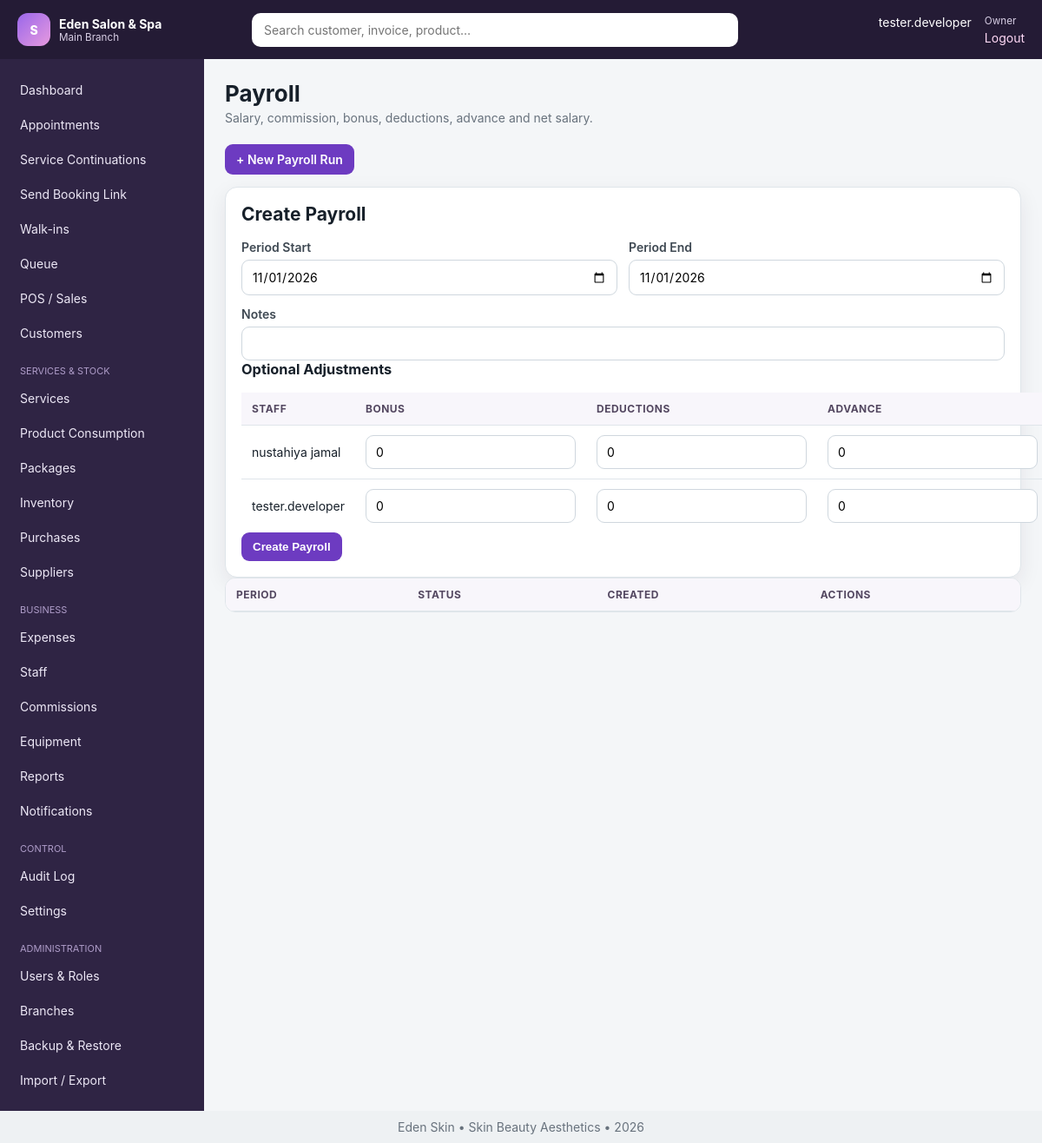
/modules/payroll.php?new=1 (signed in), run on the app's committed database.
### tables this page shows
CREATE TABLE `settings` (
  `id` int(11) NOT NULL AUTO_INCREMENT,
  `branch_id` int(11) DEFAULT NULL,
  `setting_key` varchar(100) NOT NULL,
  `setting_value` text DEFAULT NULL,
  `setting_group` varchar(80) DEFAULT 'general',
  `updated_by` int(11) DEFAULT NULL,
  `updated_at` datetime DEFAULT current_timestamp() ON UPDATE current_timestamp(),
  PRIMARY KEY (`id`),
  UNIQUE KEY `uniq_setting` (`branch_id`,`setting_key`),
  KEY `updated_by` (`updated_by`),
  CONSTRAINT `settings_ibfk_1` FOREIGN KEY (`branch_id`) REFERENCES `branches` (`id`) ON DELETE CASCADE,
  CONSTRAINT `settings_ibfk_2` FOREIGN KEY (`updated_by`) REFERENCES `users` (`id`) ON DELETE SET NULL
);

CREATE TABLE `users` (
  `id` int(11) NOT NULL AUTO_INCREMENT,
  `branch_id` int(11) NOT NULL,
  `staff_id` int(11) DEFAULT NULL,
  `role_id` int(11) NOT NULL,
  `username` varchar(80) NOT NULL,
  `password_hash` varchar(255) NOT NULL,
  `status` enum('active','inactive','locked') DEFAULT 'active',
  `last_login_at` datetime DEFAULT NULL,
  `created_at` datetime DEFAULT current_timestamp(),
  PRIMARY KEY (`id`),
  UNIQUE KEY `username` (`username`),
  KEY `branch_id` (`branch_id`),
  KEY `staff_id` (`staff_id`),
  KEY `role_id` (`role_id`),
  CONSTRAINT `users_ibfk_1` FOREIGN KEY (`branch_id`) REFERENCES `branches` (`id`),
  CONSTRAINT `users_ibfk_2` FOREIGN KEY (`staff_id`) REFERENCES `staff` (`id`) ON DELETE SET NULL,
  CONSTRAINT `users_ibfk_3` FOREIGN KEY (`role_id`) REFERENCES `roles` (`id`)
);

CREATE TABLE `branches` (
  `id` int(11) NOT NULL AUTO_INCREMENT,
  `business_id` int(11) NOT NULL,
  `name` varchar(120) NOT NULL,
  `code` varchar(20) NOT NULL,
  `phone` varchar(30) DEFAULT NULL,
  `email` varchar(120) DEFAULT NULL,
  `address` varchar(255) DEFAULT NULL,
  `opening_time` time DEFAULT '08:00:00',
  `closing_time` time DEFAULT '20:00:00',
  `status` enum('active','inactive') DEFAULT 'active',
  `created_at` datetime DEFAULT current_timestamp(),
  PRIMARY KEY (`id`),
  UNIQUE KEY `code` (`code`),
  KEY `business_id` (`business_id`),
  CONSTRAINT `branches_ibfk_1` FOREIGN KEY (`business_id`) REFERENCES `businesses` (`id`)
);

CREATE TABLE `staff` (
  `id` int(11) NOT NULL AUTO_INCREMENT,
  `branch_id` int(11) NOT NULL,
  `employee_no` varchar(30) DEFAULT NULL,
  `photo` varchar(255) DEFAULT NULL,
  `full_name` varchar(150) NOT NULL,
  `phone` varchar(30) DEFAULT NULL,
  `email` varchar(120) DEFAULT NULL,
  `gender` enum('Male','Female','Other') DEFAULT 'Female',
  `date_of_birth` date DEFAULT NULL,
  `address` varchar(255) DEFAULT NULL,
  `role_title` varchar(100) DEFAULT NULL,
  `salary` decimal(14,2) DEFAULT 0.00,
  `default_commission_type` enum('percentage','fixed') DEFAULT 'percentage',
  `default_commission_value` decimal(10,2) DEFAULT 0.00,
  `employment_date` date DEFAULT NULL,
  `emergency_contact` varchar(120) DEFAULT NULL,
  `status` enum('active','inactive','terminated') DEFAULT 'active',
  `created_at` datetime DEFAULT current_timestamp(),
  `updated_at` datetime DEFAULT NULL,
  PRIMARY KEY (`id`),
  UNIQUE KEY `employee_no` (`employee_no`),
  KEY `branch_id` (`branch_id`),
  CONSTRAINT `staff_ibfk_1` FOREIGN KEY (`branch_id`) REFERENCES `branches` (`id`)
);

CREATE TABLE `roles` (
  `id` int(11) NOT NULL AUTO_INCREMENT,
  `name` varchar(80) NOT NULL,
  `description` varchar(255) DEFAULT NULL,
  `is_system` tinyint(1) DEFAULT 0,
  `created_at` datetime DEFAULT current_timestamp(),
  PRIMARY KEY (`id`),
  UNIQUE KEY `name` (`name`)
);

### includes/functions.php (called while the page is built, shortened)
<?php
function app_config(): array {
    static $config;
    if (!$config) {
        $file=dirname(__DIR__).'/config.php';
        $config=require $file;
    }
    return $config;
}
function e(mixed $v): string { return htmlspecialchars((string)$v, ENT_QUOTES, 'UTF-8'); }
function url(string $path=''): string { $base=rtrim(app_config()['app']['base_url'] ?? '', '/'); return $base.'/'.ltrim($path,'/'); }
function today(): string { return date('Y-m-d'); }
function setting(string $key,mixed $default=null,?int $branchId=null): mixed {
    try { $branchId=$branchId??current_branch_id(); $r=one('SELECT setting_value FROM settings WHERE setting_key=? AND (branch_id=? OR branch_id IS NULL) ORDER BY branch_id IS NOT NULL DESC LIMIT 1',[$key,$branchId]); return $r ? $r['setting_value'] : $default; } catch(Throwable){ return $default; }
}

### config.php (called while the page is built)
<?php
return array (
  'db' =>
  array (
    'host' => '127.0.0.1',
    'port' => '3306',
    'name' => 'salon_spa_tz',
    'user' => 'root',
    'pass' => '',
    'charset' => 'utf8mb4',
  ),
  'app' =>
  array (
    'name' => 'Salon & Spa Manager',
    'base_url' => '/salon_spa_management_system',
    'timezone' => 'Africa/Dar_es_Salaam',
    'currency' => 'TZS',
    'session_timeout' => 3600,
    'debug' => false,
  ),
);

### includes/auth.php (called while the page is built, shortened)
<?php
function is_logged_in(): bool { return !empty($_SESSION['user_id']); }
function require_login(): void {
    if(!current_user()){ logout_user(); redirect('login.php'); }
}
function current_user(): ?array { static $u; if(!is_logged_in())return null; if(!$u)$u=one('SELECT u.*,r.name role_name,s.full_name staff_name,b.name branch_name FROM users u JOIN roles r ON r.id=u.role_id LEFT JOIN staff s ON s.id=u.staff_id LEFT JOIN branches b ON b.id=u.branch_id WHERE u.id=?',[$_SESSION['user_id']]); return $u; }
function current_branch_id(): ?int {
    if(isset($_SESSION['branch_id']) && (int)$_SESSION['branch_id']>0) return (int)$_SESSION['branch_id'];
    return null;
}
function can(string $code): bool { $u=current_user(); return $u && ($u['role_name']==='Owner' || in_array($code,permissions(),true)); }
function require_permission(string $code): void { require_login(); if(!can($code)){http_response_code(403); include dirname(__DIR__).'/403.php'; exit;} }

### includes/db.php (called while the page is built, shortened)
<?php
function db(): PDO {
    static $pdo = null;
    if ($pdo instanceof PDO) return $pdo;
    $cfg = app_config()['db'];
    $dsn = sprintf('mysql:host=%s;port=%s;dbname=%s;charset=%s', $cfg['host'], $cfg['port'], $cfg['name'], $cfg['charset']);
    $pdo = new PDO($dsn, $cfg['user'], $cfg['pass'], [
        PDO::ATTR_ERRMODE => PDO::ERRMODE_EXCEPTION,
        PDO::ATTR_DEFAULT_FETCH_MODE => PDO::FETCH_ASSOC,
        PDO::ATTR_EMULATE_PREPARES => false,
    ]);
    return $pdo;
}
function q(string $sql, array $params=[]): PDOStatement { $s=db()->prepare($sql); $s->execute($params); return $s; }
function one(string $sql, array $params=[]): ?array { $r=q($sql,$params)->fetch(); return $r ?: null; }
function all(string $sql, array $params=[]): array { return q($sql,$params)->fetchAll(); }

### modules/payroll.php (the view, shortened to what this page needs)
<?php
require dirname(__DIR__).'/includes/bootstrap.php'; require_permission('payroll.manage'); $bid=current_branch_id();
$view=(int)($_GET['view']??0); $run=$view?one('SELECT * FROM payroll_runs WHERE id=? AND branch_id=?',[$view,$bid]):null; $title='Payroll'; $subtitle='Salary, commission, bonus, deductions, advance and net salary.'; include dirname(__DIR__).'/includes/header.php';?><div class="toolbar"><a class="btn" href="?new=1">+ New Payroll Run</a></div><?php if(isset($_GET['new'])):$staff=all('SELECT * FROM staff WHERE branch_id=? AND status="active" ORDER BY full_name',[$bid]);?><section class="card"><h2>Create Payroll</h2><form method="post"><?=csrf_field()?><input type="hidden" name="_action" value="create"><div class="form-grid"><div class="form-group"><label>Period Start</label><input type="date" name="period_start" value="<?=e(date('Y-m-01'))?>"></div><div class="form-group"><label>Period End</label><input type="date" name="period_end" value="<?=e(today())?>"></div><div class="form-group full"><label>Notes</label><input name="notes"></div></div><h3>Optional Adjustments</h3><table><thead><tr><th>Staff</th><th>Bonus</th><th>Deductions</th><th>Advance</th></tr></thead><tbody><?php foreach($staff as $s):?><tr><td><?=e($s['full_name'])?></td><td><input type="number" step="0.01" name="bonus_<?=e($s['id'])?>" value="0"></td><td><input type="number" step="0.01" name="deductions_<?=e($s['id'])?>" value="0"></td><td><input type="number" step="0.01" name="advance_<?=e($s['id'])?>" value="0"></td></tr><?php endforeach;?></tbody></table><button class="btn">Create Payroll</button></form></section><?php endif; if($run):$items=all('SELECT pi.*,st.full_name FROM payroll_items pi JOIN staff st ON st.id=pi.staff_id WHERE pi.payroll_run_id=?',[$run['id']]);?><section class="card"><h2>Payroll <?=e($run['period_start'])?> to <?=e($run['period_end'])?></h2><p>Status: <strong><?=e($run['status'])?></strong></p><table><thead><tr><th>Staff</th><th>Salary</th><th>Commission</th><th>Bonus</th><th>Deductions</th><th>Advance</th><th>Net</th></tr></thead><tbody><?php $total=0; foreach($items as $it):$total+=(float)$it['net_salary'];?><tr><td><?=e($it['full_name'])?></td><td><?=money($it['basic_salary'])?></td><td><?=money($it['commission_amount'])?></td><td><?=money($it['bonus'])?></td><td><?=money($it['deductions'])?></td><td><?=money($it['advance_amount'])?></td><td><?=money($it['net_salary'])?></td></tr><?php endforeach;?><tr><th colspan="6">Total</th><th><?=money($total)?></th></tr></tbody></table><form method="post" class="toolbar"><?=csrf_field()?><input type="hidden" name="id" value="<?=e($run['id'])?>"><?php if($run['status']==='draft'):?><button name="_action" value="approve" class="btn secondary">Approve</button><?php endif;if(in_array($run['status'],['draft','approved'])):?><button name="_action" value="pay" class="btn success">Mark Paid</button><?php endif;?></form></section><?php endif; $runs=all('SELECT * FROM payroll_runs WHERE branch_id=? ORDER BY id DESC LIMIT 100',[$bid]);?><div class="table-wrap"><table><thead><tr><th>Period</th><th>Status</th><th>Created</th><th>Actions</th></tr></thead><tbody><?php foreach($runs as $r):?><tr><td><?=e($r['period_start'])?> to <?=e($r['period_end'])?></td><td><?=e($r['status'])?></td><td><?=e($r['created_at'])?></td><td><a class="btn small light" href="?view=<?=e($r['id'])?>">Open</a></td></tr><?php endforeach;?></tbody></table></div><?php include dirname(__DIR__).'/includes/footer.php'; ?>

### includes/header.php (shortened to what this page needs)
<?php
require_login(); $u=current_user(); $title=$title??'Dashboard';
function nav_file_available(string $href): bool {
    return is_file(dirname(__DIR__).'/'.ltrim($href,'/'));
}
function current_rel_script_for_nav(): string {
    $script=str_replace('\\','/',$_SERVER['SCRIPT_NAME']??'');
    $base=(string)(app_config()['app']['base_url']??'');
    $base=rtrim(str_replace('\\','/',$base),'/');
    return ltrim($script,'/');
}
$navGroups=[
 'Main'=>[
  ['dashboard.php','Dashboard','dashboard.view'],
  ['modules/appointments.php','Appointments','appointments.view'],
  ['modules/continuations.php','Service Continuations','appointments.view'],
  ['modules/booking_link.php','Send Booking Link','appointments.manage'],
  ['modules/walkins.php','Walk-ins','queue.manage'],
  ['modules/queue.php','Queue','queue.manage'],
  ['modules/pos.php','POS / Sales','sales.create'],
  ['modules/customers.php','Customers','customers.view'],
 ],
 'Services & Stock'=>[
  ['modules/services.php','Services','services.manage'],
  ['modules/service_consumption.php','Product Consumption','services.manage'],
  ['modules/packages.php','Packages','services.manage'],
  ['modules/inventory.php','Inventory','inventory.view'],
  ['modules/purchases.php','Purchases','purchases.manage'],
  ['modules/suppliers.php','Suppliers','suppliers.manage'],
 ],
 'Business'=>[
  ['modules/expenses.php','Expenses','expenses.manage'],
  ['modules/staff.php','Staff','staff.view'],
  ['modules/commissions.php','Commissions','commissions.view'],
  ['modules/equipment.php','Equipment','equipment.manage'],
  ['modules/reports.php','Reports','reports.view'],
  ['modules/notifications.php','Notifications','notifications.manage'],
 ],
 'Control'=>[
  ['modules/audit.php','Audit Log','audit.view'],
  ['modules/settings.php','Settings','settings.manage'],
 ],
 'Administration'=>[
  ['modules/users.php','Users & Roles','users.manage'],
  ['modules/branches.php','Branches','users.manage'],
  ['modules/backups.php','Backup & Restore','users.manage'],
  ['modules/imports.php','Import / Export','users.manage'],
 ],
];
$current=current_rel_script_for_nav();
$hasSearch=nav_file_available('modules/search.php');
?><!doctype html><html lang="en"><head><link rel="stylesheet" href="<?=url('assets/css/app.css')?>"></head><body>
<header class="topbar"><button class="menu-btn" data-toggle-menu>☰</button><div class="brand"><span class="brand-mark">S</span><div><strong><?=e(setting('business_name',app_config()['app']['name']))?></strong><small><?=e($u['branch_name']??'Main Branch')?></small></div></div><?php if($hasSearch):?><form class="global-search" action="<?=url('modules/search.php')?>"><input name="q" placeholder="Search customer, invoice, product…"></form><?php else:?><div class="global-search"></div><?php endif;?><div class="userbox"><span><?=e($u['staff_name']?:$u['username'])?></span><small><?=e($u['role_name'])?></small><a href="<?=url('logout.php')?>">Logout</a></div></header>
<div class="layout"><aside class="sidebar" id="sidebar"><nav><?php foreach($navGroups as $group=>$items): $visible=[]; foreach($items as $item){ [$href,$label,$perm]=$item; if(nav_file_available($href) && can($perm)) $visible[]=$item; } if(!$visible) continue; if($group!=='Main'): ?><div class="nav-heading"><?=e($group)?></div><?php endif; foreach($visible as [$href,$label,$perm]): ?><a href="<?=url($href)?>" class="<?=$current===$href?'active':''?>"><?=e($label)?></a><?php endforeach; endforeach; ?></nav></aside><main class="content"><div class="page-head"><div><h1><?=e($title)?></h1><?php if(!empty($subtitle)):?><p><?=e($subtitle)?></p><?php endif;?></div></div>

### assets/css/app.css (style rules this page uses)
:root { --bg:#f4f6f8;--panel:#fff;--ink:#17202a;--muted:#68727d;--line:#dfe5ea;--brand:#6d3bc1;--brand2:#9a67ea;--danger:#be2d3a;--success:#18794e;--warning:#a05a00;--radius:14px;--shadow:0 8px 25px rgba(34,30,50,.08) }
* { box-sizing:border-box }
body { margin:0;font-family:Inter,Segoe UI,Arial,sans-serif;background:var(--bg);color:var(--ink);font-size:14px }
a { color:var(--brand);text-decoration:none }
.topbar { height:68px;background:#241b35;color:#fff;display:flex;align-items:center;padding:0 20px;gap:20px;position:sticky;top:0;z-index:50 }
.brand { display:flex;align-items:center;gap:10px;min-width:250px }
.brand-mark { width:38px;height:38px;background:linear-gradient(135deg,var(--brand2),#e79adf);border-radius:12px;display:grid;place-items:center;font-weight:800 }
.brand small,.userbox small { display:block;color:#d8cfe5 }
.global-search { flex:1 }
.global-search input { width:100%;max-width:560px;background:#fff;border:0;border-radius:10px;padding:11px 14px }
.userbox { display:grid;grid-template-columns:auto auto;gap:1px 15px }
.userbox a { grid-column:2;color:#ffd9f6 }
.layout { display:flex;min-height:calc(100vh - 98px) }
.sidebar { width:235px;background:#2f2444;padding:14px 10px }
.sidebar a { display:block;color:#ede8f6;padding:10px 13px;margin:3px 0;border-radius:8px }
.nav-heading { color:#af9dc9;text-transform:uppercase;font-size:11px;margin:18px 13px 6px }
.content { flex:1;padding:24px;min-width:0 }
.page-head { display:flex;align-items:center;justify-content:space-between;margin-bottom:18px }
.page-head h1 { margin:0;font-size:26px }
.page-head p { margin:4px 0;color:var(--muted) }
.card { background:var(--panel);border:1px solid var(--line);border-radius:var(--radius);box-shadow:var(--shadow);padding:18px }
.card h2,.card h3 { margin-top:0 }
.toolbar { display:flex;gap:10px;flex-wrap:wrap;align-items:center;margin-bottom:14px }
.btn { display:inline-flex;align-items:center;justify-content:center;gap:6px;border:0;border-radius:9px;padding:9px 13px;background:var(--brand);color:#fff;cursor:pointer;font-weight:600 }
.table-wrap { overflow:auto;border:1px solid var(--line);border-radius:12px;background:white }
table { border-collapse:collapse;width:100% }
th,td { text-align:left;padding:11px 12px;border-bottom:1px solid var(--line);white-space:nowrap }
th { background:#f8f6fb;color:#534760;font-size:12px;text-transform:uppercase;letter-spacing:.04em }
tr:last-child td { border-bottom:0 }
.form-grid { display:grid;grid-template-columns:repeat(2,minmax(0,1fr));gap:13px }
.form-group { display:flex;flex-direction:column;gap:6px }
.form-group.full { grid-column:1/-1 }
label { font-weight:600;color:#3e4852 }
input,select,textarea { font:inherit;border:1px solid #cfd7de;border-radius:9px;padding:10px 11px;background:#fff }

### data on the page
settings: setting_value "Eden Salon & Spa"
users: branch.name "Main Branch", staff.full_name "tester.developer", role.name "Owner"
staff: full_name "nustahiya jamal"
staff: full_name "tester.developer"

### other printed values
$label "Dashboard"
$label "Appointments"
$label "Service Continuations"
$label "Send Booking Link"
$label "Walk-ins"
$label "Queue"
$label "POS / Sales"
$label "Customers"
$group "SERVICES & STOCK"
$label "Services"
$label "Product Consumption"
$label "Packages"
$label "Inventory"
$label "Purchases"
$label "Suppliers"
